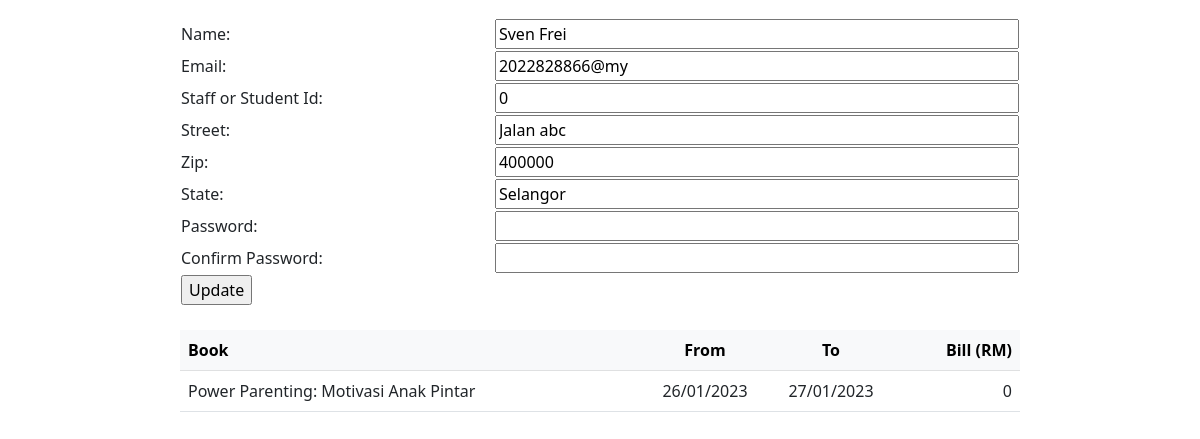
Page /sites/personal.php (signed in) on the committed database.
### tables this page shows
CREATE TABLE `user` (
  `ID` int(11) NOT NULL,
  `Email` varchar(100) NOT NULL,
  `Password` varchar(100) NOT NULL,
  `Street` varchar(100) NOT NULL,
  `Zip` int(11) NOT NULL,
  `State` varchar(100) NOT NULL,
  `FullName` varchar(100) NOT NULL,
  `UitmID` int(11) NOT NULL,
  `IsAdmin` tinyint(1) NOT NULL DEFAULT 0
);

CREATE TABLE `borrow` (
  `ID` int(11) NOT NULL,
  `BookFK` int(11) NOT NULL,
  `UserFK` int(11) NOT NULL,
  `FromDate` date NOT NULL,
  `ToDate` date NOT NULL,
  `IsBillSettled` tinyint(1) NOT NULL,
  `Status` varchar(1) NOT NULL COMMENT 'B - borrowed; R - Returned'
);

CREATE TABLE `book` (
  `ID` int(11) NOT NULL,
  `Name` varchar(100) NOT NULL,
  `Category` varchar(100) NOT NULL,
  `PublishDate` date NOT NULL,
  `Author` varchar(100) NOT NULL,
  `Description` varchar(1000) NOT NULL,
  `ISBNNumber` varchar(100) NOT NULL,
  `Image` text NOT NULL,
  `PublishPlace` varchar(100) NOT NULL,
  `Price` decimal(10,0) NOT NULL
);

### sites/repositories/library-repository.php (called while the page is built, shortened)
<?php
function getDatabaseConnection()
{
    $servername = "localhost";
    $username = "root";
    $password = "";
    $dbname = "library";
    $conn = new mysqli($servername, $username, $password, $dbname);
    return $conn;
}
function getUserByEmail($email)
{
    $conn = getDatabaseConnection();
    $sql = "SELECT * FROM user WHERE Email = '" . $email . "';";
    $result = $conn->query($sql);
    return $result->fetch_assoc();
}
function getBookingsByUserEmail($email)
{
    $conn = getDatabaseConnection();
    $sql = "SELECT book.Name, borrow.ToDate, borrow.FromDate, COALESCE(receipt.Penalty,0.00) as Penalty  " .
        "FROM borrow borrow " .
        "JOIN user user ON borrow.UserFK = user.ID " .
        "JOIN book book ON borrow.BookFK = book.ID " .
        "LEFT JOIN receipt receipt ON receipt.BorrowFK = borrow.ID " .
        "WHERE user.Email = '" . $email . "';";
    $result = $conn->query($sql);
    return $result;
}
?>

### sites/personal.php (the view, shortened to what this page needs)
<!DOCTYPE html>
<html>
<head>
    <link rel="stylesheet" type="text/css" href="css/mystyle.css">
    <link rel="stylesheet" type="text/css" href="css/userstyle.css">
    <link href="https://cdn.jsdelivr.net/npm/bootstrap@5.3.0-alpha1/dist/css/bootstrap.min.css" rel="stylesheet"
>
</head>
<body>
    <?php
    require("repositories/library-repository.php");
    $errorMessage = "";
    $user = null;
    if ($_SERVER["REQUEST_METHOD"] == "GET") {
        try {
            $user = getUserByEmail(getCurrentUser());
        } catch (Exception $ex) {
            $errorMessage = "Issue fetching user data!";
        }
        try {
            $borrowings = getBookingsByUserEmail(getCurrentUser());
        } catch (Exception $ex) {
            $errorMessage += "<br>Issue fetching borrowing data!";
        }
    }
    ?>
    <form method="post" action="<?php echo htmlspecialchars($_SERVER["PHP_SELF"]); ?>" onsubmit="return validateForm()">
        <table>
            <tr>
                <td colspan="2">
                </td>
            </tr>
            <tr>
                <td>Name:</td>
                <td>
                    <input id="nameInput" class="inputField" name="name" type="text"
                        value="<?php echo $user["FullName"]; ?>">
                </td>
            </tr>
            <tr>
                <td>Email:</td>
                <td>
                    <input id="emailInput" class="inputField" name="email" type="email"
                        value="<?php echo $user["Email"]; ?>">
                </td>
            </tr>
            <tr>
                <td>Staff or Student Id:</td>
                <td>
                    <input id="uitmIdInput" class="inputField" name="uitmId" type="uitmId"
                        value="<?php echo $user["UitmID"]; ?>">
                </td>
            </tr>
            <tr>
                <td>Street:</td>
                <td>
                    <input id="streetInput" class="inputField" name="street" type="text"
                        value="<?php echo $user["Street"]; ?>">
                </td>
            </tr>
            <tr>
                <td>Zip:</td>
                <td>
                    <input id="zipInput" class="inputField" name="zip" type="number"
                        value="<?php echo $user["Zip"]; ?>">
                </td>
            </tr>
            <tr>
                <td>State:</td>
                <td>
                    <input id="stateInput" class="inputField" name="state" type="text"
                        value="<?php echo $user["State"]; ?>">
                </td>
            </tr>
            <tr>
                <td>Password:</td>
                <td>
                    <input id="passwordInput" class="inputField" name="password" type="password">
                </td>
            </tr>
            <tr>
                <td>Confirm Password:</td>
                <td>
                    <input id="confirmPasswordInput" class="inputField" name="confirmPassword" type="password">
                </td>
            </tr>
            <tr>
                <td>
                    <input class="submitButton" type="submit" value="Update">
                </td>
            </tr>
        </table>
    </form>
    <br>
    <table align="center" class="table"  style="width: 70%;">
        <thead class="table-light">
            <tr>
                <th width="55%">Book</th>
                <th width="15%" style="text-align:center">From</th>
                <th width="15%" style="text-align:center">To</th>
                <th width="15%" style="text-align:right">Bill (RM)</th>
            </tr>
        </thead>
        <tbody>
            <?php
            while ($row = $borrowings->fetch_assoc()) {
                $fromDate = date('d/m/Y', strtotime($row["FromDate"]));
                $toDate = date('d/m/Y', strtotime($row["ToDate"]));
                echo "<tr><td>" . $row["Name"] . "</td>" .
                    "<td align=center>" . $fromDate . "</td>" .
                    "<td align=center>" . $toDate . "</td>" .
                    "<td align=right>" . $row["Penalty"] . "</td></tr>";
            }
            ?>
        </tbody>
    </table>
</body>
</html>

### sites/css/mystyle.css (style rules this page uses)
body { background-color: #F9FAF5; font-family: arial, sans-serif; }

### sites/css/userstyle.css (style rules this page uses)
.inputField { width: 100%; }
table { width: 70%; margin-left: 15%; margin-right: 15%; }

### rows in the picture
user: name "Sven Frei", email "2022828866@my", uitmId "0", street "Jalan abc", zip "400000", state "Selangor"
borrow: BookFK.Name "Power Parenting: Motivasi Anak Pintar", FromDate "26/01/2023", ToDate "27/01/2023", Penalty "0"
